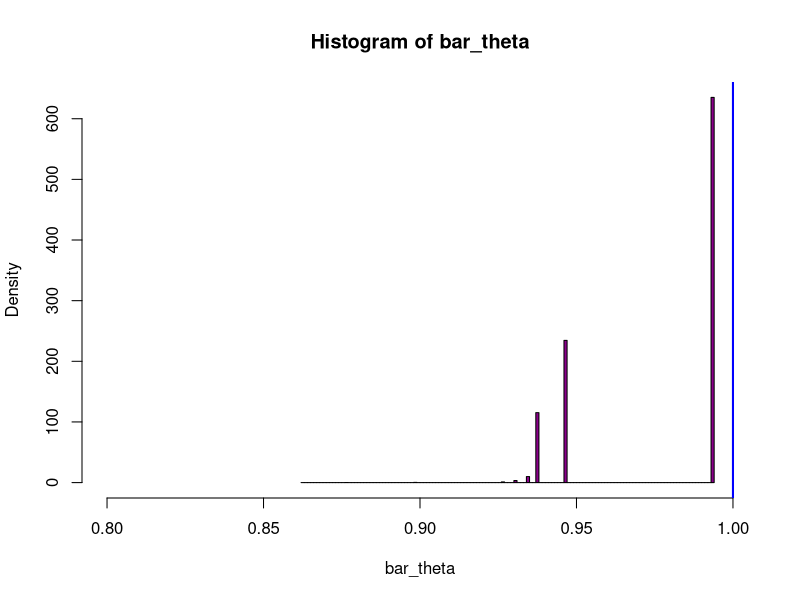

Generate this figure with R:
n<-50
x <- runif(n, 0, 1)

hat_theta = max(x)

bar_theta <- c()
for(i in 1:100000){
  rand_sampling <- sample(x, size = n, replace = TRUE)
  star_theta = max(rand_sampling)
  
  bar_theta <- append(bar_theta, star_theta)
}

SE = sqrt(var(bar_theta))

alpha = 1 - 0.95
z = abs(qnorm(alpha/2))

Lower_bound = hat_theta - z * SE
Upper_bound = hat_theta + z * SE

Lower_bound
Upper_bound

hist(bar_theta, breaks = 100, col = "darkmagenta",freq = FALSE, xlim=c(0.8, 1))
#lines(x = density(x = bar_theta), col = "red", lwd = 3)

true_theta = max(1)
abline(v=true_theta,col="blue",lwd=2)

#Zhetessov Nur M.
